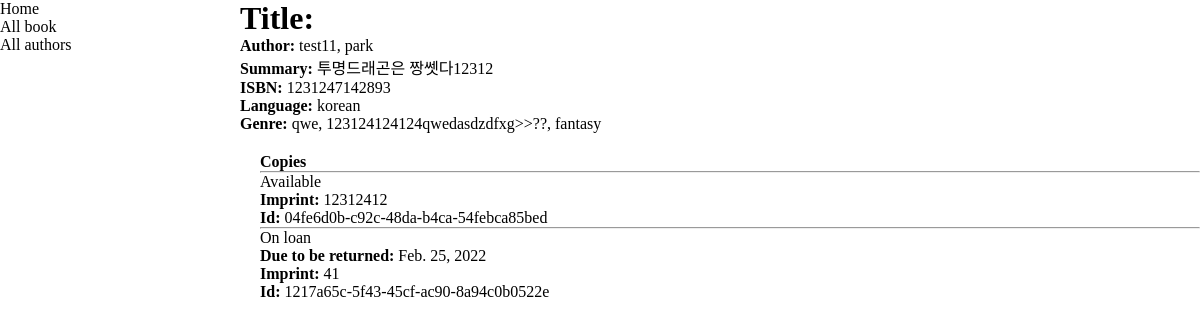
/catalog/book/1, run on the app's committed database.
### catalog/models.py (models this page shows, shortened)
class Book(models.Model):
    title = models.CharField(max_length=200)
    author = models.ForeignKey("Author", on_delete=models.SET_NULL, null=True)
    summary = models.TextField(
        max_length=1000, help_text="Enter a brief description of the book"
    )
    isbn = models.CharField(
        "ISBN",
        max_length=13,
        help_text='13 Character <a href="https://www.isbn-international.org/content/what-isbn">ISBN number</a>',
    )
    genre = models.ManyToManyField(Genre, help_text="Select a genre for this book")
    language = models.ForeignKey("Language", on_delete=models.SET_NULL, null=True)
    def display_genre(self):
        """Create a string for the Genre. This is required to display genre in Admin."""
        return ", ".join(genre.name for genre in self.genre.all()[:3])
    display_genre.short_description = "Genre"

class Author(models.Model):
    first_name = models.CharField(max_length=100)
    last_name = models.CharField(max_length=100)
    date_of_birth = models.DateField(null=True, blank=True)
    date_of_death = models.DateField("Died", null=True, blank=True)
    class Meta:
        ordering = ["last_name", "first_name"]
    def __str__(self):
        return f"{self.last_name}, {self.first_name}"

class Language(models.Model):
    name = models.CharField(
        max_length=200,
        help_text="Enter the book's natural language (e.g. English, French, Japanese etc.)",
    )
    def __str__(self):
        return self.name

class Genre(models.Model):
    name = models.CharField(
        max_length=200, help_text="Enter a book genre (e.g. Science Fiction)"
    )
    def __str__(self):
        return self.name

class BookInstance(models.Model):
    id = models.UUIDField(
        primary_key=True,
        default=uuid.uuid4,
        help_text="Unique ID for this particular book across whole library",
    )
    book = models.ForeignKey("Book", on_delete=models.SET_NULL, null=True)
    imprint = models.CharField(max_length=200)
    due_back = models.DateField(null=True, blank=True)
    LOAN_STATUS = (
        ("m", "Maintenance"),
        ("o", "On loan"),
        ("a", "Available"),
        ("r", "Reserved"),
    )
    status = models.CharField(
        max_length=1,
        choices=LOAN_STATUS,
        blank=True,
        default="m",
        help_text="Book availability",
    )
    class Meta:
        ordering = ["due_back"]

### catalog/views.py (the view)
# urls.py: path("book/<int:pk>", views.BookDetailView.as_view(), name="book-detail"),
class BookDetailView(generic.DetailView):
    model = Book

### catalog/templates/catalog/book_detail.html (shortened to what this page needs)
{% extends "base_generic.html" %}
{% block content %}
  <h1>Title: {{ author.title }}</h1>
  <p><strong>Author:</strong> <a href="">{{ book.author }}</a></p>
  <p><strong>Summary:</strong> {{ book.summary }}</p>
  <p><strong>ISBN:</strong> {{ book.isbn }}</p>
  <p><strong>Language:</strong> {{ book.language }}</p>
  <p><strong>Genre:</strong> {% for genre in book.genre.all %} {{ genre }}{% if not forloop.last %}, {% endif %}{% endfor %}</p>
  <div style="margin-left:20px;margin-top:20px">
    <h4>Copies</h4>
    {% for copy in book.bookinstance_set.all %}
      <hr>
      <p>{{ copy.get_status_display }}</p>
      {% if copy.status != 'a' %}
        <p><strong>Due to be returned:</strong> {{copy.due_back}}</p>
      {% endif %}
      <p><strong>Imprint:</strong> {{copy.imprint}}</p>
      <p class="text-muted"><strong>Id:</strong> {{copy.id}}</p>
    {% endfor %}
  </div>
{% endblock %}

### catalog/static/css/style.css (style rules this page uses)
* { margin: 0; padding: 0; }
a { color: inherit ; text-decoration: none; }

### data on the page
Book: author "test11, park", summary "투명드래곤은 짱쎗다12312", isbn "1231247142893", language "korean"
Genre: name "qwe"
Genre: name "123124124124qwedasdzdfxg>>??"
Genre: name "fantasy"
BookInstance: status "Available", imprint "12312412", id "04fe6d0b-c92c-48da-b4ca-54febca85bed"
BookInstance: status "On loan", due_back "Feb. 25, 2022", imprint "41", id "1217a65c-5f43-45cf-ac90-8a94c0b0522e"
